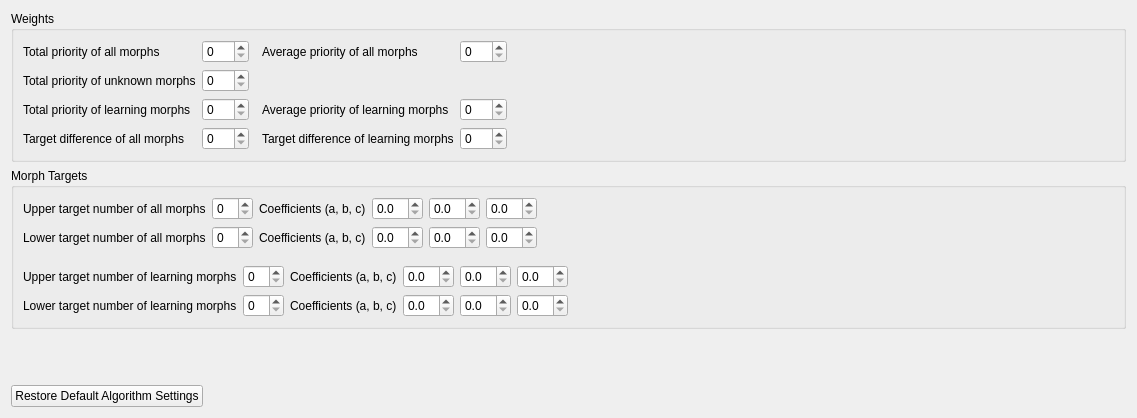
       <widget class="QWidget" name="algorithm_tab">
        <property name="sizePolicy">
         <sizepolicy hsizetype="Preferred" vsizetype="Preferred">
          <horstretch>0</horstretch>
          <verstretch>0</verstretch>
         </sizepolicy>
        </property>
        <attribute name="title">
         <string>Algorithm</string>
        </attribute>
        <layout class="QVBoxLayout" name="verticalLayout_46">
         <item>
          <widget class="QGroupBox" name="groupBox_8">
           <property name="title">
            <string>Weights</string>
           </property>
           <layout class="QHBoxLayout" name="horizontalLayout_16">
            <item>
             <layout class="QVBoxLayout" name="verticalLayout_28">
              <item>
               <widget class="QLabel" name="label_28">
                <property name="text">
                 <string>Total priority of all morphs</string>
                </property>
               </widget>
              </item>
              <item>
               <widget class="QLabel" name="label_27">
                <property name="text">
                 <string>Total priority of unknown morphs</string>
                </property>
               </widget>
              </item>
              <item>
               <widget class="QLabel" name="label_47">
                <property name="text">
                 <string>Total priority of learning morphs</string>
                </property>
               </widget>
              </item>
              <item>
               <widget class="QLabel" name="label_29">
                <property name="text">
                 <string>Target difference of all morphs</string>
                </property>
               </widget>
              </item>
             </layout>
            </item>
            <item>
             <layout class="QVBoxLayout" name="verticalLayout_29">
              <property name="rightMargin">
               <number>7</number>
              </property>
              <item>
               <widget class="QSpinBox" name="totalPriorityAllMorphsSpinBox">
                <property name="maximum">
                 <number>999</number>
                </property>
               </widget>
              </item>
              <item>
               <widget class="QSpinBox" name="totalPriorityUknownMorphsSpinBox">
                <property name="maximum">
                 <number>999</number>
                </property>
               </widget>
              </item>
              <item>
               <widget class="QSpinBox" name="totalPriorityLearningMorphsSpinBox">
                <property name="maximum">
                 <number>999</number>
                </property>
               </widget>
              </item>
              <item>
               <widget class="QSpinBox" name="targetDifferenceAllMorphsSpinBox">
                <property name="maximum">
                 <number>999</number>
                </property>
               </widget>
              </item>
             </layout>
            </item>
            <item>
             <layout class="QVBoxLayout" name="verticalLayout_32">
              <item>
               <widget class="QLabel" name="label_38">
                <property name="text">
                 <string>Average priority of all morphs</string>
                </property>
               </widget>
              </item>
              <item>
               <widget class="QLabel" name="label_49">
                <property name="text">
                 <string/>
                </property>
               </widget>
              </item>
              <item>
               <widget class="QLabel" name="label_48">
                <property name="text">
                 <string>Average priority of learning morphs</string>
                </property>
               </widget>
              </item>
              <item>
               <widget class="QLabel" name="label_41">
                <property name="text">
                 <string>Target difference of learning morphs</string>
                </property>
               </widget>
              </item>
             </layout>
            </item>
            <item>
             <layout class="QVBoxLayout" name="verticalLayout_33">
              <item>
               <widget class="QSpinBox" name="averagePriorityAllMorphsSpinBox">
                <property name="maximum">
                 <number>999</number>
                </property>
               </widget>
              </item>
              <item>
               <widget class="QLabel" name="label_26">
                <property name="text">
                 <string/>
                </property>
               </widget>
              </item>
              <item>
               <widget class="QSpinBox" name="averagePriorityLearningMorphsSpinBox">
                <property name="maximum">
                 <number>999</number>
                </property>
               </widget>
              </item>
              <item>
               <widget class="QSpinBox" name="targetDifferenceLearningMorphsSpinBox">
                <property name="maximum">
                 <number>999</number>
                </property>
               </widget>
              </item>
             </layout>
            </item>
            <item>
             <spacer name="horizontalSpacer_19">
              <property name="orientation">
               <enum>Qt::Horizontal</enum>
              </property>
              <property name="sizeHint" stdset="0">
               <size>
                <width>516</width>
                <height>17</height>
               </size>
              </property>
             </spacer>
            </item>
           </layout>
          </widget>
         </item>
         <item>
          <widget class="QGroupBox" name="groupBox_9">
           <property name="title">
            <string>Morph Targets</string>
           </property>
           <layout class="QVBoxLayout" name="verticalLayout_45">
            <item>
             <layout class="QHBoxLayout" name="horizontalLayout_14">
              <item>
               <layout class="QVBoxLayout" name="verticalLayout_26">
                <item>
                 <widget class="QLabel" name="label_24">
                  <property name="text">
                   <string>Upper target number of all morphs</string>
                  </property>
                 </widget>
                </item>
                <item>
                 <widget class="QLabel" name="label_22">
                  <property name="text">
                   <string>Lower target number of all morphs</string>
                  </property>
                 </widget>
                </item>
               </layout>
              </item>
              <item>
               <layout class="QVBoxLayout" name="verticalLayout_27">
                <item>
                 <widget class="QSpinBox" name="upperTargetAllMorphsSpinBox"/>
                </item>
                <item>
                 <widget class="QSpinBox" name="lowerTargetAllMorphsSpinBox"/>
                </item>
               </layout>
              </item>
              <item>
               <layout class="QVBoxLayout" name="verticalLayout_31">
                <item>
                 <widget class="QLabel" name="label_25">
                  <property name="text">
                   <string>Coefficients (a, b, c)</string>
                  </property>
                 </widget>
                </item>
                <item>
                 <widget class="QLabel" name="label_23">
                  <property name="text">
                   <string>Coefficients (a, b, c)</string>
                  </property>
                 </widget>
                </item>
               </layout>
              </item>
              <item>
               <layout class="QVBoxLayout" name="verticalLayout_34">
                <item>
                 <widget class="QDoubleSpinBox" name="upperTargetAllMorphsCoefficientA">
                  <property name="decimals">
                   <number>1</number>
                  </property>
                  <property name="maximum">
                   <double>10.000000000000000</double>
                  </property>
                  <property name="singleStep">
                   <double>0.100000000000000</double>
                  </property>
                 </widget>
                </item>
                <item>
                 <widget class="QDoubleSpinBox" name="lowerTargetAllMorphsCoefficientA">
                  <property name="decimals">
                   <number>1</number>
                  </property>
                  <property name="maximum">
                   <double>10.000000000000000</double>
                  </property>
                  <property name="singleStep">
                   <double>0.100000000000000</double>
                  </property>
                 </widget>
                </item>
               </layout>
              </item>
              <item>
               <layout class="QVBoxLayout" name="verticalLayout_38">
                <item>
                 <widget class="QDoubleSpinBox" name="upperTargetAllMorphsCoefficientB">
                  <property name="decimals">
                   <number>1</number>
                  </property>
                  <property name="maximum">
                   <double>10.000000000000000</double>
                  </property>
                  <property name="singleStep">
                   <double>0.100000000000000</double>
                  </property>
                 </widget>
                </item>
                <item>
                 <widget class="QDoubleSpinBox" name="lowerTargetAllMorphsCoefficientB">
                  <property name="decimals">
                   <number>1</number>
                  </property>
                  <property name="maximum">
                   <double>10.000000000000000</double>
                  </property>
                  <property name="singleStep">
                   <double>0.100000000000000</double>
                  </property>
                 </widget>
                </item>
               </layout>
              </item>
              <item>
               <layout class="QVBoxLayout" name="verticalLayout_39">
                <item>
                 <widget class="QDoubleSpinBox" name="upperTargetAllMorphsCoefficientC">
                  <property name="decimals">
                   <number>1</number>
                  </property>
                  <property name="maximum">
                   <double>10.000000000000000</double>
                  </property>
                  <property name="singleStep">
                   <double>0.100000000000000</double>
                  </property>
                 </widget>
                </item>
                <item>
                 <widget class="QDoubleSpinBox" name="lowerTargetAllMorphsCoefficientC">
                  <property name="decimals">
                   <number>1</number>
                  </property>
                  <property name="maximum">
                   <double>10.000000000000000</double>
                  </property>
                  <property name="singleStep">
                   <double>0.100000000000000</double>
                  </property>
                 </widget>
                </item>
               </layout>
              </item>
              <item>
               <spacer name="horizontalSpacer_14">
                <property name="orientation">
                 <enum>Qt::Horizontal</enum>
                </property>
                <property name="sizeHint" stdset="0">
                 <size>
                  <width>577</width>
                  <height>20</height>
                 </size>
                </property>
               </spacer>
              </item>
             </layout>
            </item>
            <item>
             <layout class="QHBoxLayout" name="horizontalLayout_15">
              <property name="topMargin">
               <number>10</number>
              </property>
              <item>
               <layout class="QVBoxLayout" name="verticalLayout_40">
                <item>
                 <widget class="QLabel" name="label_30">
                  <property name="text">
                   <string>Upper target number of learning morphs</string>
                  </property>
                 </widget>
                </item>
                <item>
                 <widget class="QLabel" name="label_32">
                  <property name="text">
                   <string>Lower target number of learning morphs</string>
                  </property>
                 </widget>
                </item>
               </layout>
              </item>
              <item>
               <layout class="QVBoxLayout" name="verticalLayout_41">
                <item>
                 <widget class="QSpinBox" name="upperTargetLearningMorphsSpinBox"/>
                </item>
                <item>
                 <widget class="QSpinBox" name="lowerTargetLearningMorphsSpinBox"/>
                </item>
               </layout>
              </item>
              <item>
               <layout class="QVBoxLayout" name="verticalLayout_30">
                <item>
                 <widget class="QLabel" name="label_31">
                  <property name="text">
                   <string>Coefficients (a, b, c)</string>
                  </property>
                 </widget>
                </item>
                <item>
                 <widget class="QLabel" name="label_33">
                  <property name="text">
                   <string>Coefficients (a, b, c)</string>
                  </property>
                 </widget>
                </item>
               </layout>
              </item>
              <item>
               <layout class="QVBoxLayout" name="verticalLayout_42">
                <item>
                 <widget class="QDoubleSpinBox" name="upperTargetLearningMorphsCoefficientA">
                  <property name="decimals">
                   <number>1</number>
                  </property>
                  <property name="maximum">
                   <double>10.000000000000000</double>
                  </property>
                  <property name="singleStep">
                   <double>0.100000000000000</double>
                  </property>
                 </widget>
                </item>
                <item>
                 <widget class="QDoubleSpinBox" name="lowerTargetLearningMorphsCoefficientA">
                  <property name="decimals">
                   <number>1</number>
                  </property>
                  <property name="maximum">
                   <double>10.000000000000000</double>
                  </property>
                  <property name="singleStep">
                   <double>0.100000000000000</double>
                  </property>
                 </widget>
                </item>
               </layout>
              </item>
              <item>
               <layout class="QVBoxLayout" name="verticalLayout_43">
                <item>
                 <widget class="QDoubleSpinBox" name="upperTargetLearningMorphsCoefficientB">
                  <property name="decimals">
                   <number>1</number>
                  </property>
                  <property name="maximum">
                   <double>10.000000000000000</double>
                  </property>
                  <property name="singleStep">
                   <double>0.100000000000000</double>
                  </property>
                 </widget>
                </item>
                <item>
                 <widget class="QDoubleSpinBox" name="lowerTargetLearningMorphsCoefficientB">
                  <property name="decimals">
                   <number>1</number>
                  </property>
                  <property name="maximum">
                   <double>10.000000000000000</double>
                  </property>
                  <property name="singleStep">
                   <double>0.100000000000000</double>
                  </property>
                 </widget>
                </item>
               </layout>
              </item>
              <item>
               <layout class="QVBoxLayout" name="verticalLayout_44">
                <item>
                 <widget class="QDoubleSpinBox" name="upperTargetLearningMorphsCoefficientC">
                  <property name="decimals">
                   <number>1</number>
                  </property>
                  <property name="maximum">
                   <double>10.000000000000000</double>
                  </property>
                  <property name="singleStep">
                   <double>0.100000000000000</double>
                  </property>
                 </widget>
                </item>
                <item>
                 <widget class="QDoubleSpinBox" name="lowerTargetLearningMorphsCoefficientC">
                  <property name="decimals">
                   <number>1</number>
                  </property>
                  <property name="maximum">
                   <double>10.000000000000000</double>
                  </property>
                  <property name="singleStep">
                   <double>0.100000000000000</double>
                  </property>
                 </widget>
                </item>
               </layout>
              </item>
              <item>
               <spacer name="horizontalSpacer_15">
                <property name="orientation">
                 <enum>Qt::Horizontal</enum>
                </property>
                <property name="sizeHint" stdset="0">
                 <size>
                  <width>40</width>
                  <height>20</height>
                 </size>
                </property>
               </spacer>
              </item>
             </layout>
            </item>
           </layout>
          </widget>
         </item>
         <item>
          <spacer name="verticalSpacer_6">
           <property name="orientation">
            <enum>Qt::Vertical</enum>
           </property>
           <property name="sizeHint" stdset="0">
            <size>
             <width>20</width>
             <height>40</height>
            </size>
           </property>
          </spacer>
         </item>
         <item>
          <layout class="QHBoxLayout" name="horizontalLayout_17">
           <property name="topMargin">
            <number>10</number>
           </property>
           <item>
            <widget class="QPushButton" name="restoreAlgorithmPushButton">
             <property name="text">
              <string>Restore Default Algorithm Settings</string>
             </property>
            </widget>
           </item>
           <item>
            <spacer name="horizontalSpacer_18">
             <property name="orientation">
              <enum>Qt::Horizontal</enum>
             </property>
             <property name="sizeHint" stdset="0">
              <size>
               <width>40</width>
               <height>20</height>
              </size>
             </property>
            </spacer>
           </item>
          </layout>
         </item>
        </layout>
       </widget>
